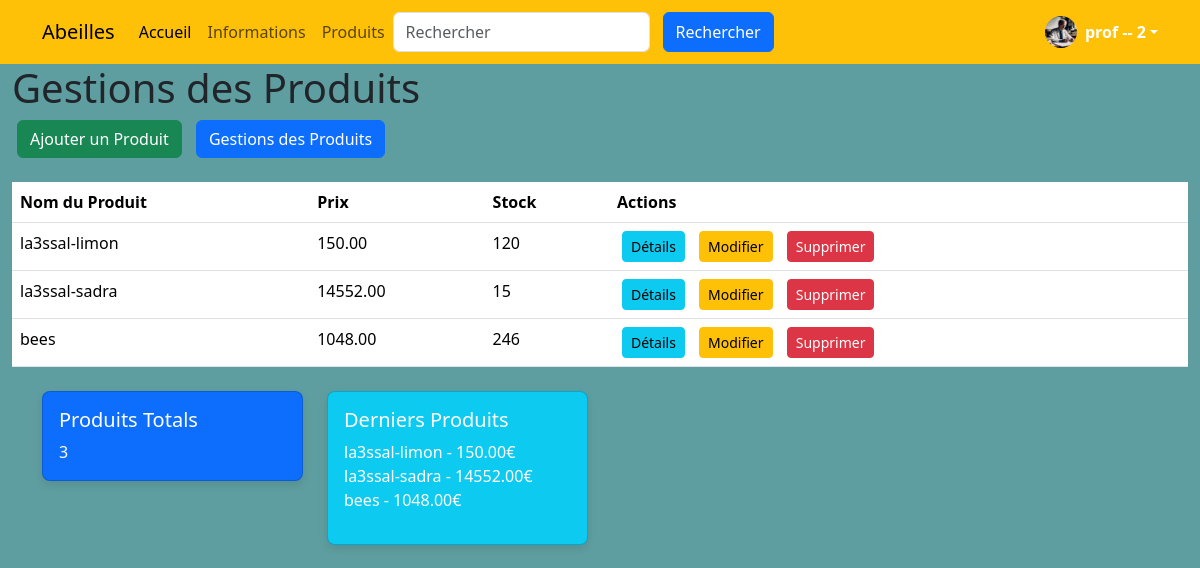
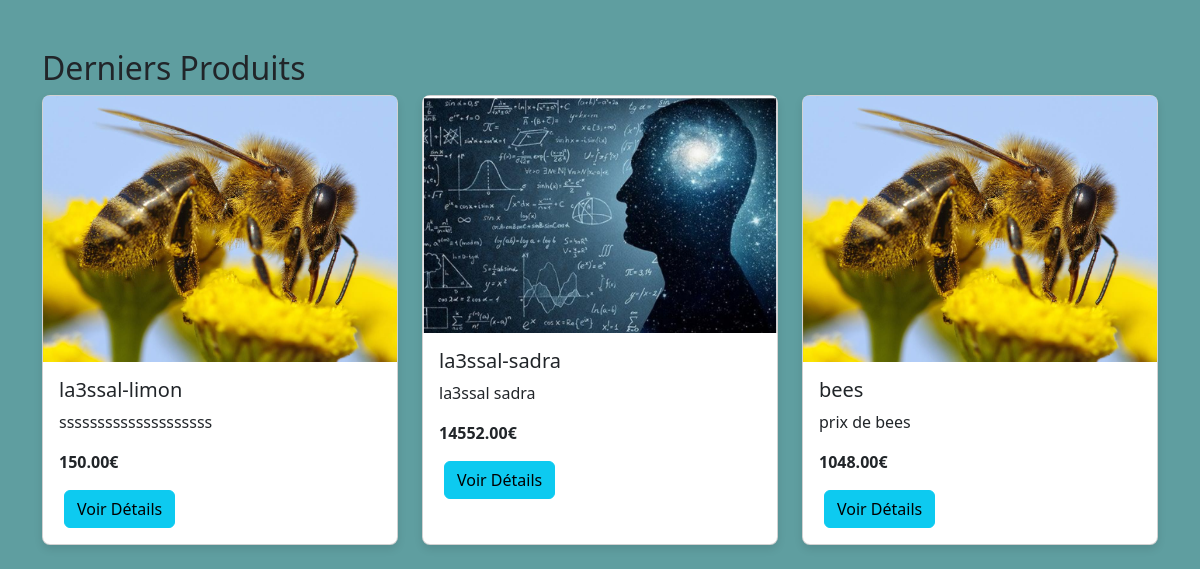
Page /product/dashboard/ (signed in) on the earlier database version (2 pictures, top to bottom).
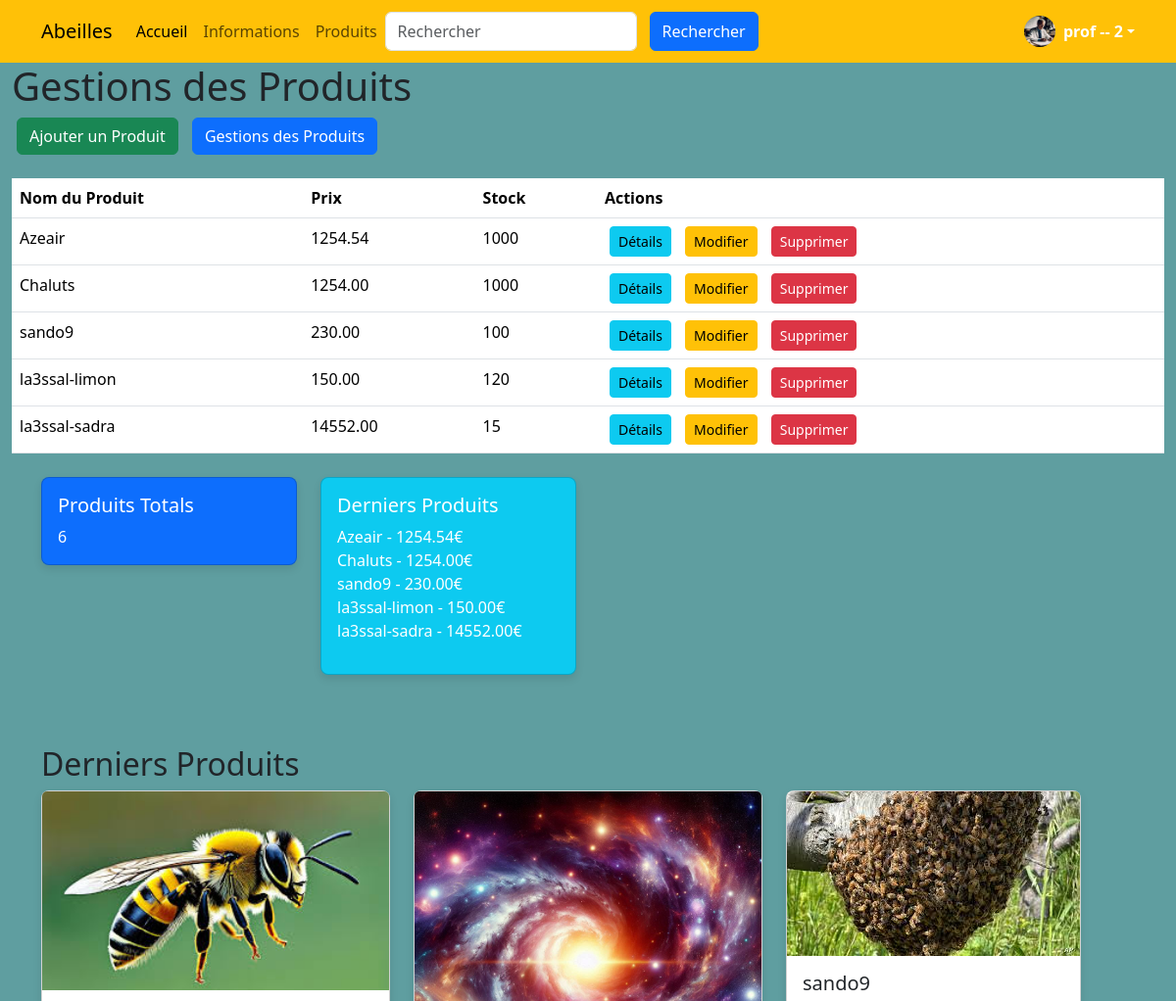
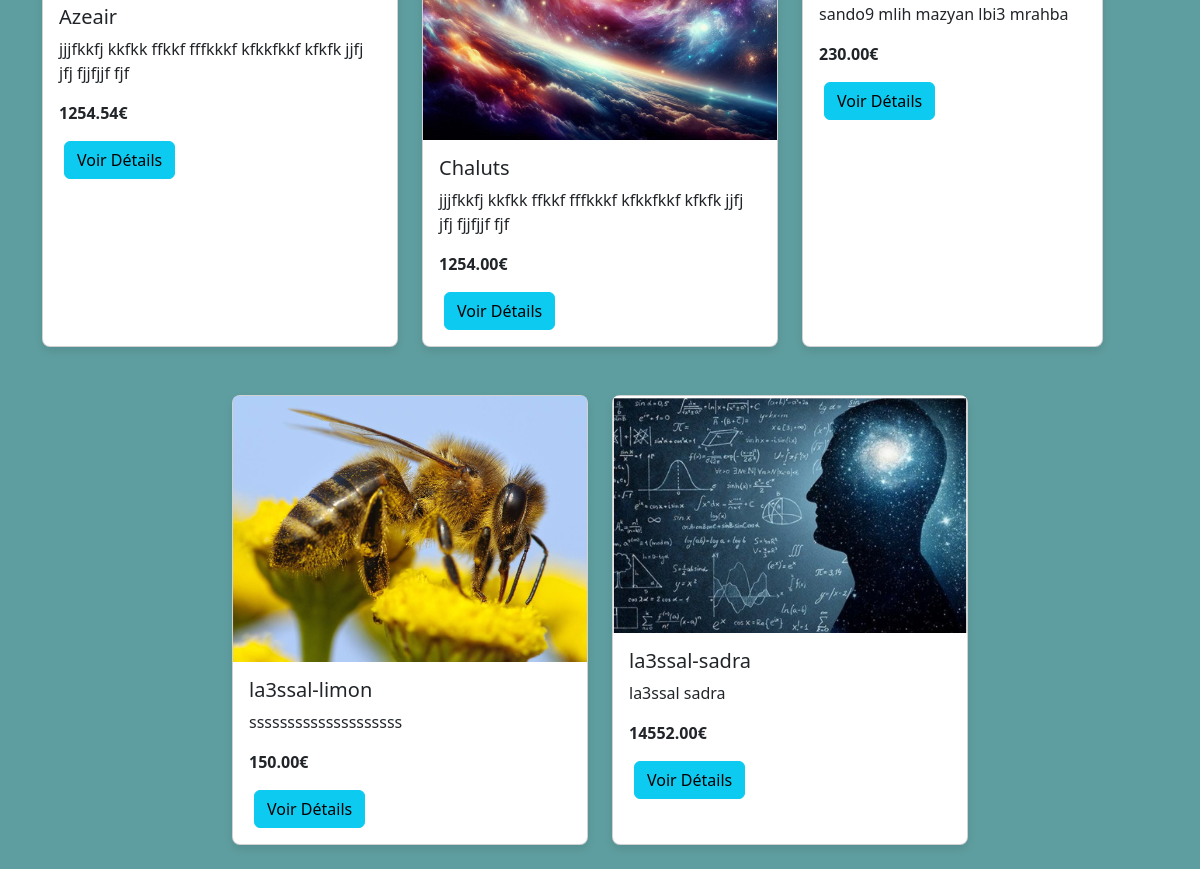
Same page on the later database version (2 pictures, top to bottom).
### product/models.py (models this page shows, shortened)
class Product(models.Model):
    name = models.CharField(max_length=100)
    price = models.DecimalField(max_digits=10, decimal_places=2)
    stock = models.IntegerField()
    image_url = models.CharField(max_length=2083)
    image = models.ImageField(upload_to='product_image/', blank=True)
    description = models.TextField()
    created_at = models.DateTimeField(auto_now_add=True)
    updated_at = models.DateTimeField(auto_now=True)

### product/views.py (the view)
# urls.py: path('dashboard/', views.dashboard, name='dashboard'),
@login_required
def dashboard(request):
    total_products = Product.objects.count()
    latest_products = Product.objects.all().order_by('-created_at')[:5]
    return render(request, 'products/dashboard.html', {
        'total_products': total_products,
        'latest_products': latest_products,
    })

### templates/products/dashboard.html
{% extends 'base.html' %}
{% block content %}
<h1>Gestions des Produits</h1>
<a href="{% url 'add_product' %}" class="btn btn-success">Ajouter un Produit</a>
<a href="{% url 'dashboard' %}" class="btn btn-primary">Gestions des Produits</a>
<table class="table mt-4">
    <thead>
        <tr>
            <th>Nom du Produit</th>
            <th>Prix</th>
            <th>Stock</th>
            <th>Actions</th>
        </tr>
    </thead>
    <tbody>
        {% for product in latest_products %}
        <tr>
            <td>{{ product.name }}</td>
            <td>{{ product.price }}</td>
            <td>{{ product.stock }}</td>
            <td>
                <a href="{% url 'product_detail' product.id %}" class="btn btn-info btn-sm">Détails</a>
                <a href="{% url 'edit_product' product.id %}" class="btn btn-warning btn-sm">Modifier</a>
                <a href="{% url 'delete_product' product.id %}" class="btn btn-danger btn-sm">Supprimer</a>
            </td>
        </tr>
        {% endfor %}
    </tbody>
</table>
<div class="container mt-4">
    <div class="row">
        <div class="col-lg-3 col-md-6 mb-4">
            <div class="card text-white bg-primary">
                <div class="card-body">
                    <h5 class="card-title">Produits Totals</h5>
                    <p class="card-text">{{ total_products }}</p>
                </div>
            </div>
        </div>
        <div class="col-lg-3 col-md-6 mb-4">
            <div class="card text-white bg-info">
                <div class="card-body">
                    <h5 class="card-title">Derniers Produits</h5>
                    <ul class="list-unstyled">
                        {% for product in latest_products %}
                        <li>{{ product.name }} - {{ product.price }}€</li>
                        {% endfor %}
                    </ul>
                </div>
            </div>
        </div>
    </div>
    <h2 class="mt-5">Derniers Produits</h2>
    <div class="row g-4 justify-content-center">
        {% for product in latest_products %}
        <div class="col-lg-4 col-md-6 mb-4 d-flex align-items-stretch">
            <div class="card">
                <img src="{{ product.image.url }}"  class="card-img-top" alt="{{ product.name }}">
                <div class="card-body">
                    <h5 class="card-title">{{ product.name }}</h5>
                    <p class="card-text">{{ product.description|truncatewords:15 }}</p>
                    <p><strong>{{ product.price }}€</strong></p>
                    <a href="{% url 'product_detail' product.id %}" class="btn btn-info">Voir Détails</a>
                </div>
            </div>
        </div>
        {% endfor %}
    </div>
</div>
{% endblock %}

Differences in the rows shown:
no longer on this page (row unchanged): Product: name "bees", price "1048.00", stock "246", image (picture), description "prix de bees"
added Product: name "Azeair", price "1254.54", stock "1000", image (picture), description "jjjfkkfj kkfkk ffkkf fffkkkf kfkkfkkf kfkfk jjfj jfj fjjfjjf fjf"
added Product: name "Chaluts", price "1254.00", stock "1000", image (picture), description "jjjfkkfj kkfkk ffkkf fffkkkf kfkkfkkf kfkfk jjfj jfj fjjfjjf fjf"
added Product: name "sando9", price "230.00", stock "100", image (picture), description "sando9 mlih mazyan lbi3 mrahba"
Other differences:
{{ total_products }}: "3" → "6"
